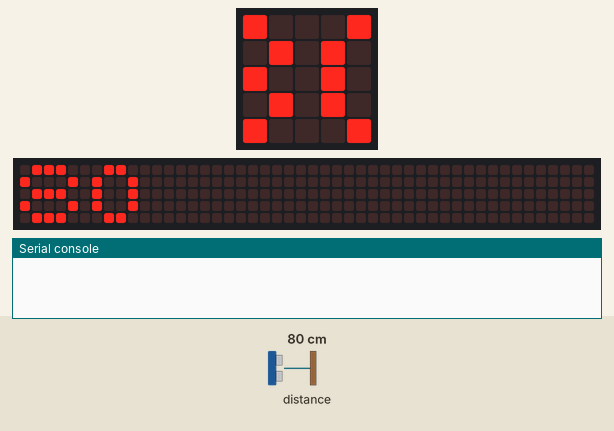
A program run on a simulated BBC micro:bit (MakeCode). Parts: the board's 5×5 LED display, a strip that is not on the board, showing the scrolling text unrolled, the last lines printed to the serial console. The inputs (shaded band) are chosen by the test bench; at power-on: distance to the obstacle 80 cm. The 48×5 strip is a reading aid, not a part: it shows the text the display is scrolling, unrolled, one strip-width of it at a time.

Above: at 1.28 s.
1.3 s: distance to the obstacle set to 2 cm
At 3.9 s:
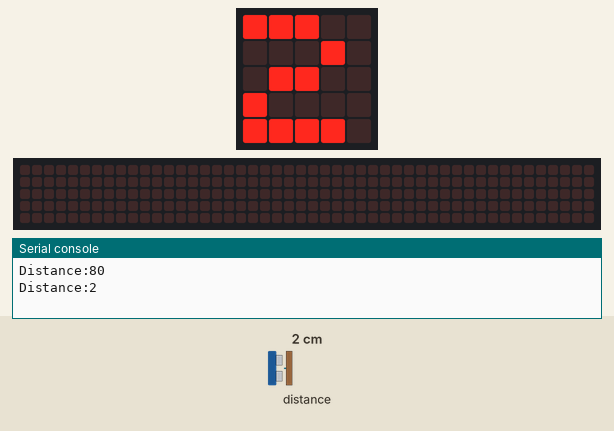
4.9 s: distance to the obstacle set to 18 cm
At 7.79 s:
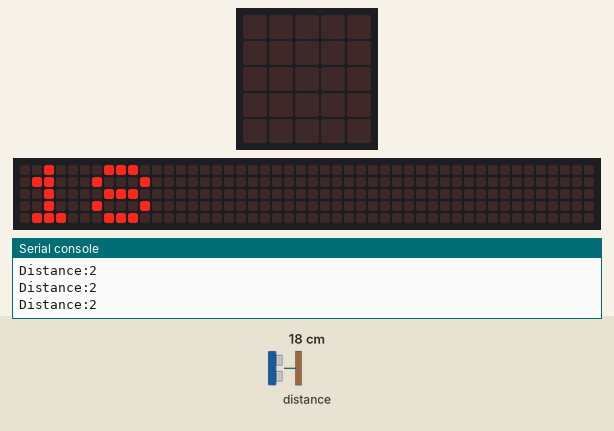
8.5 s: distance to the obstacle set to 4 cm
At 11.6 s:
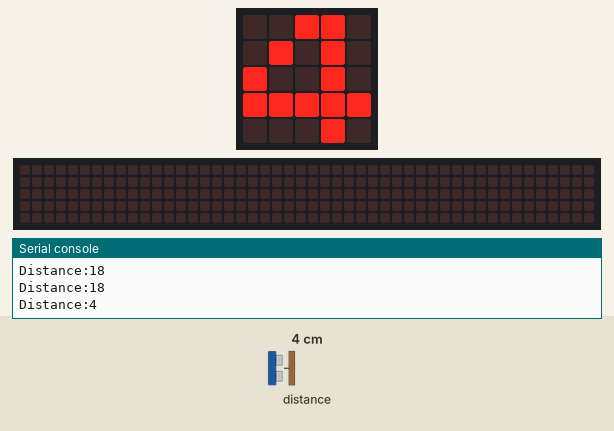
Timing chart, 0 to 13.1 s (numbered marks = the images above; inputs shaded):
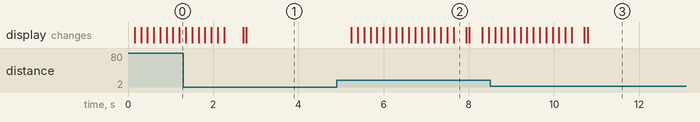

Measured:
- after the input at 4.9 s, the display: first changes after 0.34 s (image 2 shows a later state)

The program:

main.ts
```typescript
let item = 0
led.enable(true)
basic.forever(function () {
    item = sonar.ping(
    DigitalPin.P2,
    DigitalPin.P1,
    PingUnit.Centimeters
    )
    basic.showNumber(item)
    basic.pause(50)
    serial.writeValue("Distance", item)
})
```

test.ts
```typescript
// les tests vont ici ; cela ne sera pas compilé si ce paquet est utilisé en tant qu'extension.
```
